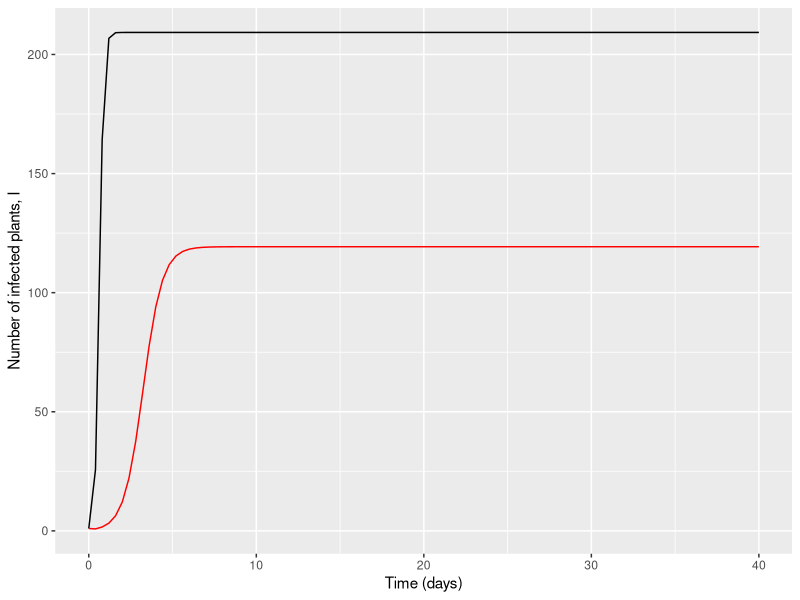

R code for this plot:
############################################################################################
##### COMPARISON OF VECTOR PREFERENCE IN MADDEN (2000) AND DONNELLY (2019) TYPE MODELS #####
############################################################################################

### MADDEN MODEL:
### Modified version of model by Madden et al. 2000 to include vector preference - both of plant attractiveness and
### plant acceptability. No vector population dynamics (immigration, emigration birth, death), plants are represented 
### by an SI rather than an SEIR model, vectors represented by an SI rather than SEI model. Vectors cannot be born 
### infective (as this model represents NPT viruses).

### DONNELLY MODEL:
### Modification of deterministic model by Donnelly et al. 2019 to make it more comparable to this version of the 
### Madden et al. 2000 model. Vector preference included but no vector population dynamics - constant vector population 
### size, no vector emigration (p always set to 0). Also model records number of infected plants, not proportion.

rm(list=ls())

# packages
library(deSolve)
library(ggplot2)
library(reshape2)
library(dplyr)
library(gridExtra)
library(grid)
library(gridtext)

#### DEFINE MADDEN ODE
madden_vpref_ode <- function(times, y, par) {
  
  # PLANT EQUATIONS
  S <- par[["H"]] - y[["I"]] # number of susceptible plants
  
  become_infected <- par[["phi"]] * par[["b"]] * y[["Z"]] * S/(S + par[["v"]]*par[["e"]]*y[["I"]])
  
  natural_death_I <- par[["c"]] * y[["I"]]
  virus_induced_death <- par[["d"]] * y[["I"]]
  
  # state equation
  dI <- become_infected - natural_death_I - virus_induced_death
  
  # VECTOR EQUATIONS
  X <- par[["A"]] - y[["Z"]]
  
  acquisition <- par[["phi"]] * par[["a"]] * (1 - par[["e"]]*par[["w"]]) * X * par[["v"]]*y[["I"]] /
    (S + par[["v"]]*par[["e"]]*y[["I"]])
  stop_being_infective <- par[["tau"]] * y[["Z"]]
  
  # state equations
  dZ <- acquisition - stop_being_infective
  
  return(list(c(dI, dZ)))
}

#### DEFINE DONNELLY ODE
donnelly_vpref_ode <- function(times, states, parms) {
  
  # STATES
  I <- states[["I"]]
  
  # PARAMETERS
  gamma <- parms[["gamma"]]
  theta <- parms[["theta"]]
  H <- parms[["H"]]
  v <- parms[["v"]]
  e <- parms[["e"]]
  w <- parms[["w"]]
  Pacq <- parms[["Pacq"]]
  Pinoc <- parms[["Pinoc"]]
  A <- parms[["A"]]
  
  # DEFINE PARAMETERS NEEDED FOR STATE EQUATIONS
  
  # I_hat = weighted number of infected plants, accounting for attraction towards infected plants
  i_hat <- v*I / (H - I + v*I)
  
  # expected number of transmissions per dispersal, 
  # derived from analysis of markov chain (see Donnelly 2019, Appendix S1)
  #xi <- (q^2*Pacq*Pinoc*i_hat*(1 - e*w)*(1 - i_hat))/(p + q*w*(1 - i_hat*(1 - e)))
  xI <- (Pacq*Pinoc*i_hat*(1 - e*w)*(1 - i_hat))/(w*(1 - i_hat*(1 - e)))
  
  # infected plants - change in incidence of infected plants
  # = rate of aphid dispersal * mean number of transmissions - plant death
  di <- (theta*A)*xI - gamma*I
  
  return(list(di))
}

# define timeframe
times <- seq(0, 40, by = 0.4)

# parameters
parms <- c(
  
  ## DONNELLY PARMS
  gamma = 20/3, # rate of recovery/death of I plants
  theta = 1, # aphid dispersal rate per day
  Pacq = 1, # chance of virus acquisition by vector from infected plant
  Pinoc = 1, # chance of inoculating healthy plant
  
  ## MADDEN PARMS
  k1 = 1/0.021, # inoculation rate by insect (set to NPT virus, equiv to 0.5hr)
  lamda = 1/0.021, # rate of acquisition of virus by vector (set to NPT virus, equiv to 0.5hr)
  T = 0.5, # # time feeding/probing per plant visit (set to 0.5/phi in Madden model)
  tau = 1/0.25, # rate of moving through infectious state in vector (set to NPT virus, equiv to 6hr)
  
  ## PARMS FOR BOTH
  A = 1200, # total (constant) number of vectors
  H = 400, # number host plants 
  v = 1.2, # infected plant attractiveness
  e = 0.8, # infected plant acceptability 
  w = 0.2 # feeding rate on healthy plant
)


### SET MADDEN PARMS THAT ARE DETERMINED BY DONNELLY PARMS
# probability of vector acquisition of virus from an infected plant per visit
a <- parms[["Pacq"]] #1 - exp(-parms[["lamda"]] * parms[["T"]])

# probability of plant inoculation per infective insect visit 
b <- parms[["Pinoc"]] #1 - exp(-parms[["k1"]] * parms[["T"]])

# plants visited per day by an insect
phi <- sqrt(parms[["theta"]] * parms[["tau"]] * (1 - parms[["w"]]) / 
              (parms[["w"]] #* parms[["a"]] * parms[["b"]]
              )) 

# natural plant death rate (equivalent to beta in original Madden model)
c <- parms[["gamma"]] / 2

# plant death due to infection
d <- parms[["gamma"]] / 2

# add to parms
parms <- c(parms, c(a = a, 
                    b = b, 
                    phi = phi,
                    c = c, 
                    d = d))

# STATES
I <- 1 # initial number of infected plants

init_states_don <- c(
  I = I # number of infected plants
)

init_states_mad <- c(
  I = I, # number of infected plants
  Z = 0 # number infective insects
)

### RUN DONNELLY EPIDEMIC
trajectory_don <- data.frame(ode(y = init_states_don,
                             times = times,
                             parms = parms,
                             func = donnelly_vpref_ode))

# plot trajectory of infected plants and number of aphids
plant_trajec <- ggplot(data = trajectory_don, aes(x = time, y = I)) +
  geom_line() +
  labs(x = "Time (days)",
       y = "Number of infected plants, I")

### RUN MADDEN EPIDEMIC
trajectory_mad <- data.frame(ode(y = init_states_mad,
                      times = times,
                      func = madden_vpref_ode,
                      parms = parms))

trajectory_mad_long <- reshape2::melt(trajectory_mad, id.vars = "time")
names(trajectory_mad_long) <- c("time", "compartment", "number")

# plot trajectory of infected plants and vector compartments
plant_trajec <- plant_trajec +
  geom_line(data = trajectory_mad_long %>% filter(compartment == "I"),
            aes(x = time, y = number), color = "red")
plant_trajec


vary_param_don <- function(init_states_don, times, parms, varied_parm_name, varied_parm_vals) {
  
  # function to run the Donnelly ODE multiple times with one parameter varying, as specified by user.
  # returns data frame of final incidence, I, of all runs, along with values of varied parameter
  
  # initialise output data frame
  output <- data.frame(parm_name = rep(varied_parm_name, length(varied_parm_vals)),
                       parm_val = varied_parm_vals,
                       final_I = rep(NA, length(varied_parm_vals)),
                       model = rep("Donnelly", length(varied_parm_vals))
  )
  
  for (run in 1:length(varied_parm_vals)) {
    
    parms[[varied_parm_name]] <- varied_parm_vals[run]
    
    trajectory <- data.frame(ode(y = init_states_don, 
                                 times = times, 
                                 parms = parms, 
                                 func = donnelly_vpref_ode))
    output[run, "final_I"] <- round(trajectory[nrow(trajectory), "I"], 3)
    
  }
  
  return(output)
}

vary_param_mad <- function(init_states_mad, times, parms, varied_parm_name, varied_parm_vals) {
  
  # function to run the Madden ODE multiple times with one parameter varying, as specified by user.
  # returns data frame of final incidence, I, of all runs, along with values of varied parameter
  
  # initialise output data frame
  output <- data.frame(parm_name = rep(varied_parm_name, length(varied_parm_vals)),
                       parm_val = varied_parm_vals,
                       final_I = rep(NA, length(varied_parm_vals)),
                       model = rep("Madden", length(varied_parm_vals))
  )
  
  for (run in 1:length(varied_parm_vals)) {
    
    parms[[varied_parm_name]] <- varied_parm_vals[run]
    
    trajectory <- data.frame(ode(y = init_states_mad, 
                                 times = times, 
                                 parms = parms, 
                                 func = madden_vpref_ode))
    output[run, "final_I"] <- round(trajectory[nrow(trajectory), "I"], 3)
    
  }
  
  return(output)
}

sensitivity_analysis <- function(parms_mad, parms_don, init_states_don, init_states_mad, times, default_parms) {
  
  sen_analysis_df <- data.frame(parm_name = character(),
                                parm_val = numeric(),
                                final_I = numeric(),
                                model = character())
  
  print("Starting Madden sensitivity analysis")
  
  for (i in 1:length(parms_mad)) {
    
    output <- vary_param_mad(init_states_mad, times, parms,
                             varied_parm_name = names(parms_mad[i]),
                             varied_parm_vals = parms_mad[[i]]) 
    
    
    sen_analysis_df <- rbind(sen_analysis_df, output)
    
  }
  
  print("Starting Donnelly sensitivity analysis")
  for (i in 1:length(parms_don)) {
    
    output <- vary_param_don(init_states_don, times, parms,
                             varied_parm_name = names(parms_don[i]),
                             varied_parm_vals = parms_don[[i]]) 
    
    
    sen_analysis_df <- rbind(sen_analysis_df, output)
    
  }
  
  return(sen_analysis_df) 
}


analysis_parms_don <- list(theta = seq(0, 20, length.out = 30),
                           w = seq(0.01, 1, length.out = 30),
                           Pacq = seq(0, 1, length.out = 30),
                           Pinoc = seq(0, 1, length.out = 30),
                           gamma = seq(0, 20, length.out = 30))

analysis_parms_mad <- list(phi = seq(0, 20, length.out = 30),
                           tau = seq(0, 20, length.out = 30),
                           a = seq(0, 1, length.out = 30),
                           b = seq(0, 1, length.out = 30),
                           c = seq(0, 20, length.out = 30),
                           d = seq(0, 20, length.out = 30))


sens_analysis_res <- sensitivity_analysis(parms_mad = analysis_parms_mad,
                                          parms_don = analysis_parms_don,
                                          init_states_don, 
                                          init_states_mad, 
                                          times, 
                                          parms)
